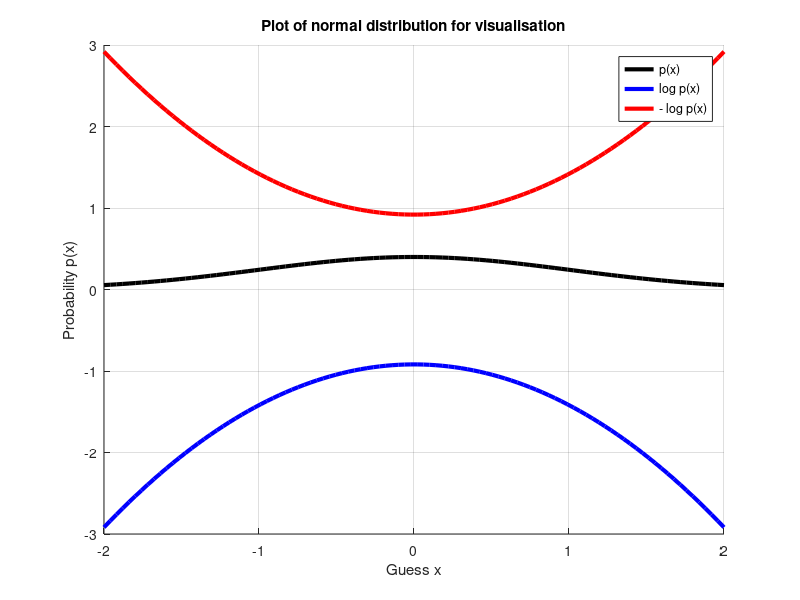
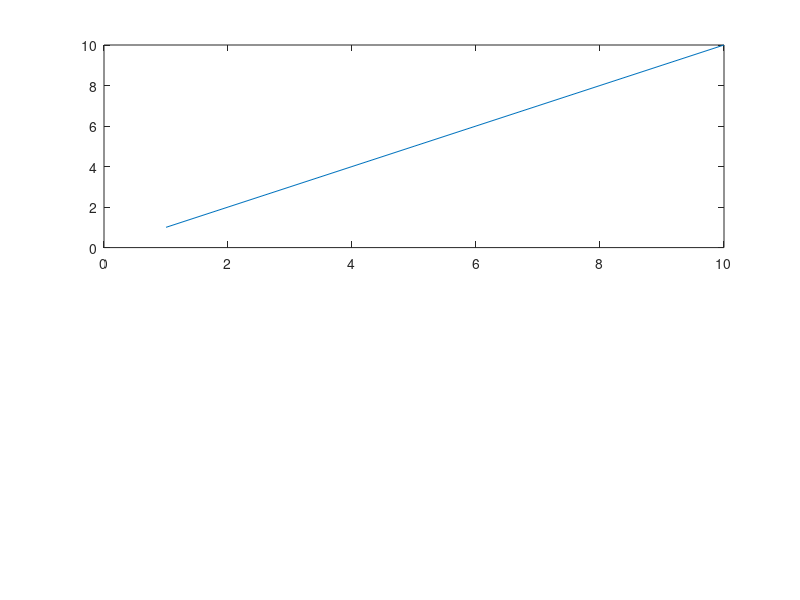

Write the MATLAB code that produced these figures, in order.
%
close all
clear
clc
% define Gaussian
mu_ = 0;
var_= 1;
% define data
x = linspace(-2,2, 100); 
x = x';
% get probabilities;
hold on
y = normpdf(x, mu_, var_);
plot(x, y, 'Color', 'k', 'LineWidth', 3)
plot(x, log(y), 'Color', 'b', 'LineWidth', 3)
plot(x, -log(y), 'Color', 'r', 'LineWidth', 3)
grid on
xlabel('Guess x')
ylabel('Probability p(x)')
%axis([-10, 10, -20, 5])
legend('p(x)', 'log p(x)', '- log p(x)')
title('Plot of normal distribution for visualisation')
hold off

figure
subplot(2,1,1);
plot(1:10);
uitable('Data', [1 2 3], 'ColumnName', {'A', 'B', 'C'}, 'Position', [20 20 500 150]);